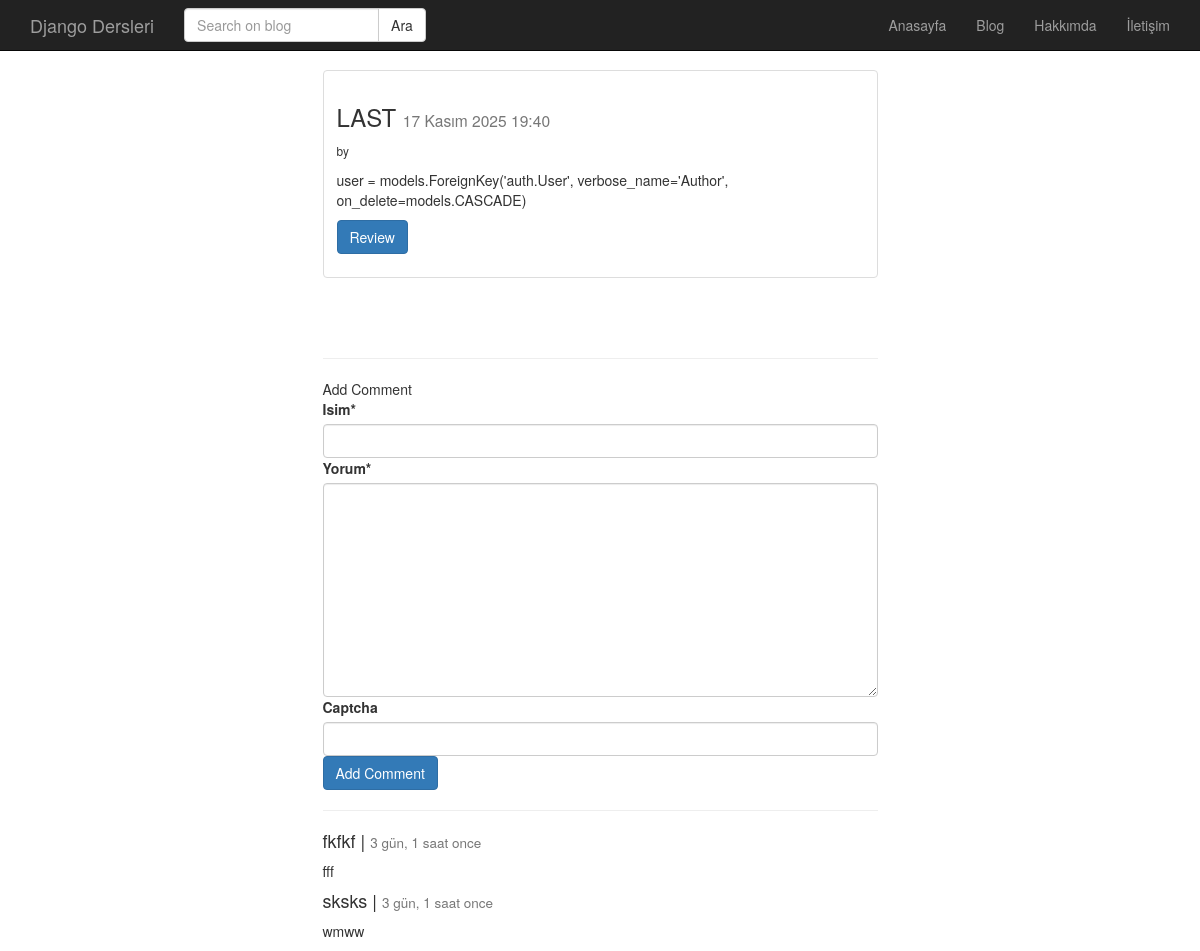
Before: /post/last/ with the older database file.
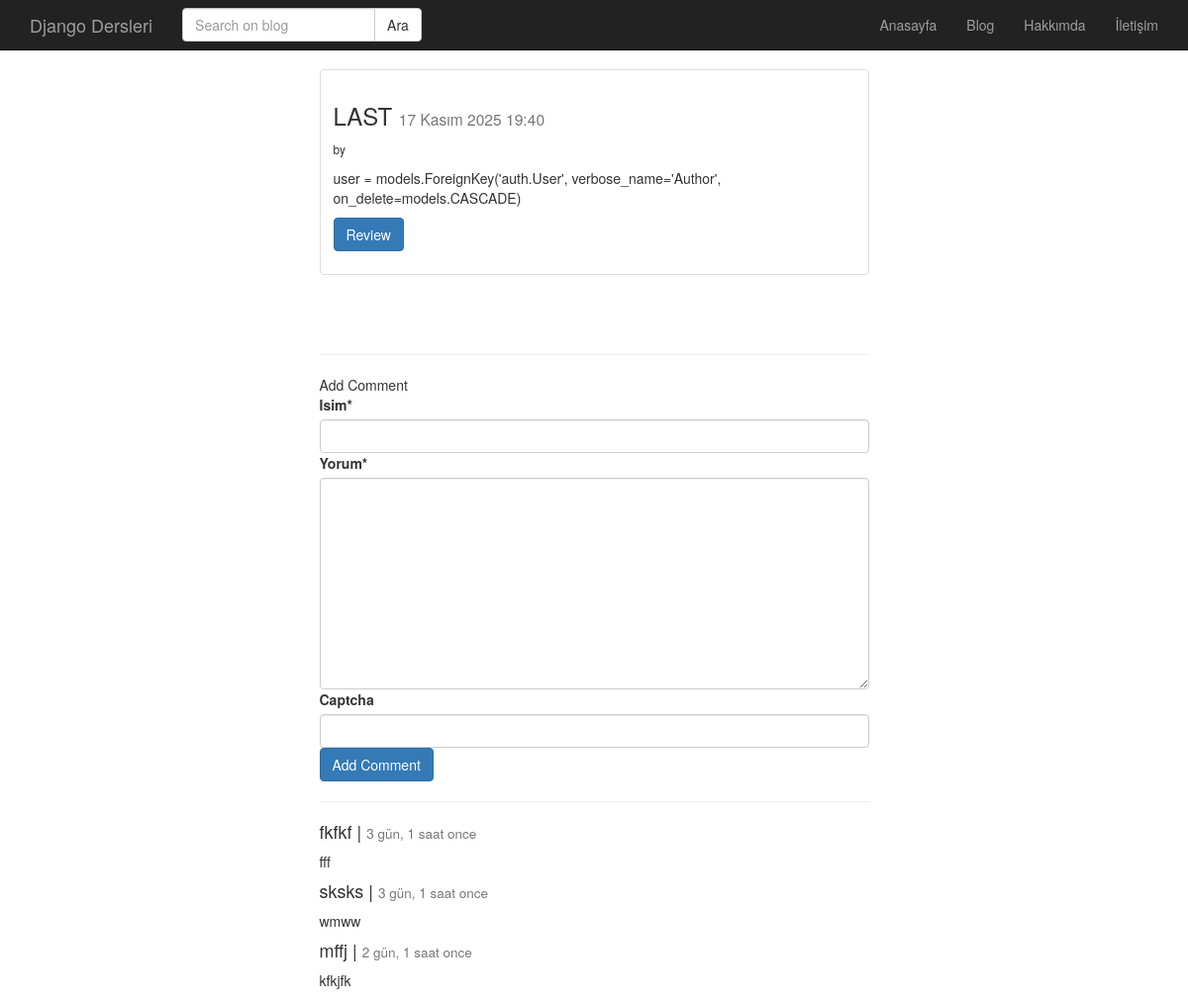
After: the same page with the newer database file.
### post/models.py (models this page shows)
class Comment(models.Model):
    post = models.ForeignKey('post.Post', related_name='comments', on_delete=models.CASCADE)
    name = models.CharField(max_length=200, verbose_name='Isim')
    content = models.TextField(verbose_name='Yorum')
    created_date = models.DateTimeField(auto_now_add=True)

### post/views.py (the view)
# urls.py: path('<str:slug>/', post_detail, name='detail'),
def post_detail(request, slug):
    post = get_object_or_404(Post, slug=slug)
    form = CommentForm(request.POST or None)
    if form.is_valid():
        comment = form.save(commit=False)
        comment.post = post
        comment.save()
        return HttpResponseRedirect(post.get_absolute_url())
    context = {
        'post' : post,
        'form' : form,
    }
    return render(request, 'post/detail.html', context)

### post/forms.py
class CommentForm(forms.ModelForm):
    captcha = ReCaptchaField()
    class Meta:
        model = Comment
        fields = [
            'name',
            'content'
        ]

### post/models.py (called while the page is built)
    def get_absolute_url(self):
        return reverse('post:detail', kwargs={"slug" : self.slug})

### templates/post/detail.html (shortened to what this page needs)
{% extends 'base.html' %}
{% block body %}
        <div class="container">
        <div class="row" >
            <div class="col-md-6 col-md-offset-3" >
                <div class="thumbnail">
                    <div class="caption">
                        <h3>{{post.baslik}} <small>{{post.yayimlanma_tarihi}}</small></h3>
                        <small> by {{post.user.get_full_name}}</small>
                        <p>{{post.metin | safe | linebreaks}}</p>
                        <p><a href="{{ post.get_absolute_url }}" class="btn btn-primary">Review</a></p>
                    </div>
                </div>
                <br><br><hr
                <h3>Add Comment</h3>
                {% include 'post/comment.html' %}
                <hr>
                {% for comment in post.comments.all %}
                    <h4>{{ comment.name }} | <small>{{ comment.created_date|timesince }} once</small> </h4>
                    <p>{{ comment.content | linebreaks}} </p>
                {% endfor %}
            </div>
            </div>
        </div>
{% endblock %}

Changed rows visible on the page:
added Comment: name "mffj", created_date "2 gün, 1 saat", content "kfkjfk"
